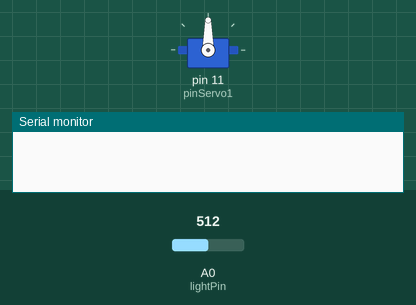
Bench run of a sketch on a simulated Arduino Uno, built with avr-gcc and run on an emulated ATmega328P. On the bench: servo, the last lines printed to the serial monitor. The test bench sets the inputs (shaded band); at power-on: A0 (lightPin) = 512.

Above: at 0.1 s.
At 10.1 s:
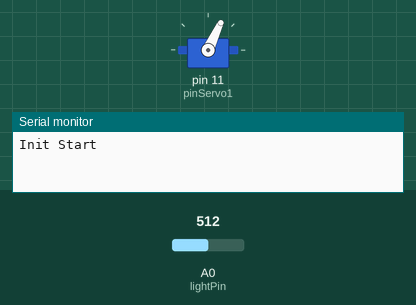
At 12.2 s:
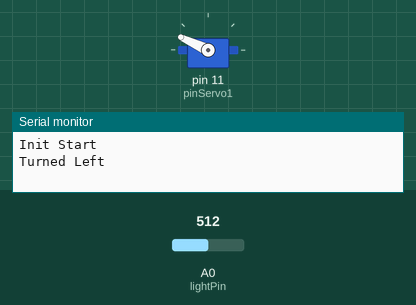
At 27.5 s:
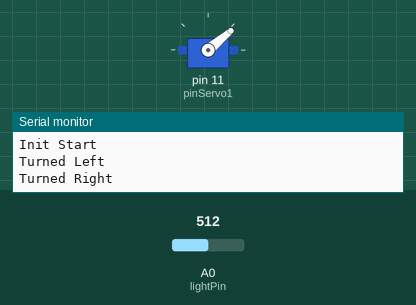
Timing chart, 0 to 29.0 s (numbered marks = the images above):
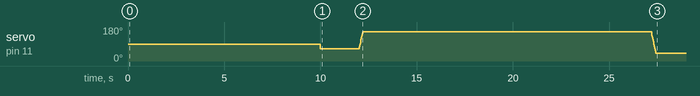

The sketch:

sketch_mar10a.ino
```cpp
//-----------------------------------------------
//Servo
//-----------------------------------------------
#include <Servo.h>
Servo myServo;
int pos;
int pinServo1 = 11;
boolean inputSignal;
boolean initializeStart;
//Startposition
int startPos = 65;//65
int leftPos = 155;//155
int rightPos = 40;//10
boolean wasLeft = false;
boolean wasRight = false;
int delayTimeInForLoop = 2;
int delayTimeBetweenLeftAndRight = 15000;

//-----------------------------------------------
//Infrared
//-----------------------------------------------
int lightPin = A0;
const int numReadings = 10;
int readings[numReadings];
int readIndex = 0;
int average = 0;
int total = 0;
//-----------------------------------------------
//StartValue
//-----------------------------------------------
boolean isStartValue;
int startValue;
int startValueRange;
boolean runServoCode = true;


void setup() {
  //-----------------------------------------------
  //StartValue
  //-----------------------------------------------
  isStartValue = true;
  startValueRange = 400;
  //-----------------------------------------------
  //Servo
  //-----------------------------------------------
  pos = 0;
  myServo.attach(pinServo1);
  inputSignal = false;
  initializeStart = true;
  //-----------------------------------------------
  //Infrared
  //-----------------------------------------------
  // configure the Arduino Serial interface
  Serial.begin(9600);
  pinMode(lightPin, INPUT);
  // initialize Array with 0
  for (int i = 0; i < numReadings; i++)
  {
    readings[i] = 0;
  }
}

void loop() {
  //-----------------------------------------------
  //StartValue
  //-----------------------------------------------
  if (isStartValue) {
    delay(10000);
    isStartValue = false;
    startValue = analogRead(lightPin);
  }
  //-----------------------------------------------
  //Infrared
  //-----------------------------------------------
  // print the Voltage going through the Resistor (1024 is 5V passing).
  // The lower the number, the lower the light and the higher the resistance.
  //  Serial.println(analogRead(lightPin));
  // delay(10);
  // remove the number in the Array that we are gonna overwrite from the total
  total = total - readings[readIndex];
  // write the new meassure into the Array
  readings[readIndex] = analogRead(lightPin);
  // add the new meassure Number to the total again
  total = total + readings[readIndex];
  // increment the array index "pointer"
  readIndex++;
  // reset the array index "pointer"
  if (readIndex >= numReadings) {
    readIndex = 0;
  }
  // divide the total through the number of meassures
  average = total / numReadings;

  //  print the Voltage going through the Resistor
  //Serial.println(analogRead(lightPin));
  if (analogRead(lightPin) < (startValue - startValueRange)) {
    runServoCode = true;
  }
  //-----------------------------------------------
  //Servo
  //-----------------------------------------------
  if (initializeStart) {
    myServo.write(65);
    initializeStart = false;
    Serial.println("Init Start");
    myServo.detach();
    delay(2000);
  }
  if (runServoCode) {
    if (!wasRight) {
      //Turn Left
      if (!wasLeft) {
        myServo.attach(pinServo1);
        for (pos = startPos; pos <= leftPos; pos += 1) {
          myServo.write(pos);
          delay(delayTimeInForLoop);
        }
        Serial.println("Turned Left");
        wasLeft = true;
        myServo.detach();
      }
      //Wait 10 seconds
      delay(delayTimeBetweenLeftAndRight);
      //Then turn right
      myServo.attach(pinServo1);
      for (pos = leftPos; pos >= rightPos; pos -= 1) {
        myServo.write(pos);
        delay(delayTimeInForLoop);
      }
      Serial.println("Turned Right");
      wasRight = true;
      myServo.detach();
    }
  }
}
```
